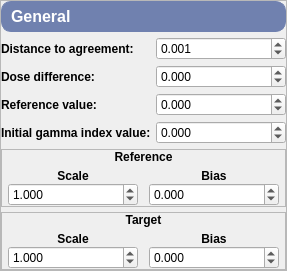
              <widget class="QFrame" name="generalFrame">
               <property name="sizePolicy">
                <sizepolicy hsizetype="Preferred" vsizetype="Preferred">
                 <horstretch>0</horstretch>
                 <verstretch>0</verstretch>
                </sizepolicy>
               </property>
               <property name="frameShape">
                <enum>QFrame::StyledPanel</enum>
               </property>
               <property name="frameShadow">
                <enum>QFrame::Raised</enum>
               </property>
               <layout class="QVBoxLayout" name="verticalLayout_8">
                <property name="spacing">
                 <number>5</number>
                </property>
                <property name="leftMargin">
                 <number>0</number>
                </property>
                <property name="topMargin">
                 <number>0</number>
                </property>
                <property name="rightMargin">
                 <number>0</number>
                </property>
                <property name="bottomMargin">
                 <number>0</number>
                </property>
                <item>
                 <widget class="QLabel" name="generalLabel">
                  <property name="font">
                   <font>
                    <pointsize>12</pointsize>
                    <weight>75</weight>
                    <bold>true</bold>
                   </font>
                  </property>
                  <property name="styleSheet">
                   <string notr="true">QLabel{
    qproperty-alignment: AlignCenter;
	border: 1px solid #7081AF;
	border-radius: 10px;
	background-color: #7081AF;
	padding: 5px 5px;
	color: rgb(255, 255, 255);
	max-height: 25px;
}</string>
                  </property>
                  <property name="text">
                   <string>General</string>
                  </property>
                 </widget>
                </item>
                <item>
                 <layout class="QHBoxLayout" name="distanceToAgreementFrame">
                  <property name="spacing">
                   <number>5</number>
                  </property>
                  <item>
                   <widget class="QLabel" name="distanceToAgreementLabel">
                    <property name="font">
                     <font>
                      <pointsize>9</pointsize>
                      <weight>75</weight>
                      <bold>true</bold>
                     </font>
                    </property>
                    <property name="text">
                     <string>Distance to agreement:</string>
                    </property>
                    <property name="alignment">
                     <set>Qt::AlignLeading|Qt::AlignLeft|Qt::AlignVCenter</set>
                    </property>
                    <property name="buddy">
                     <cstring>distanceToAgreementSpinBox</cstring>
                    </property>
                   </widget>
                  </item>
                  <item>
                   <widget class="QDoubleSpinBox" name="distanceToAgreementSpinBox">
                    <property name="minimumSize">
                     <size>
                      <width>130</width>
                      <height>0</height>
                     </size>
                    </property>
                    <property name="maximumSize">
                     <size>
                      <width>130</width>
                      <height>16777215</height>
                     </size>
                    </property>
                    <property name="decimals">
                     <number>3</number>
                    </property>
                    <property name="minimum">
                     <double>0.000000000000000</double>
                    </property>
                    <property name="maximum">
                     <double>1000000.000000000000000</double>
                    </property>
                    <property name="stepType">
                     <enum>QAbstractSpinBox::AdaptiveDecimalStepType</enum>
                    </property>
                    <property name="value">
                     <double>0.001000000000000</double>
                    </property>
                   </widget>
                  </item>
                 </layout>
                </item>
                <item>
                 <layout class="QHBoxLayout" name="doseDifferenceLayout">
                  <property name="spacing">
                   <number>5</number>
                  </property>
                  <item>
                   <widget class="QLabel" name="doseDifferenceLabel">
                    <property name="font">
                     <font>
                      <pointsize>9</pointsize>
                      <weight>75</weight>
                      <bold>true</bold>
                     </font>
                    </property>
                    <property name="text">
                     <string>Dose difference:</string>
                    </property>
                    <property name="alignment">
                     <set>Qt::AlignLeading|Qt::AlignLeft|Qt::AlignVCenter</set>
                    </property>
                    <property name="buddy">
                     <cstring>doseDifferenceSpinBox</cstring>
                    </property>
                   </widget>
                  </item>
                  <item>
                   <widget class="QDoubleSpinBox" name="doseDifferenceSpinBox">
                    <property name="minimumSize">
                     <size>
                      <width>130</width>
                      <height>0</height>
                     </size>
                    </property>
                    <property name="maximumSize">
                     <size>
                      <width>130</width>
                      <height>16777215</height>
                     </size>
                    </property>
                    <property name="decimals">
                     <number>3</number>
                    </property>
                    <property name="minimum">
                     <double>-1000000.000000000000000</double>
                    </property>
                    <property name="maximum">
                     <double>1000000.000000000000000</double>
                    </property>
                    <property name="stepType">
                     <enum>QAbstractSpinBox::AdaptiveDecimalStepType</enum>
                    </property>
                   </widget>
                  </item>
                 </layout>
                </item>
                <item>
                 <layout class="QHBoxLayout" name="referenceValueLayout">
                  <property name="spacing">
                   <number>5</number>
                  </property>
                  <item>
                   <widget class="QLabel" name="referenceValueLabel">
                    <property name="font">
                     <font>
                      <pointsize>9</pointsize>
                      <weight>75</weight>
                      <bold>true</bold>
                     </font>
                    </property>
                    <property name="text">
                     <string>Reference value:</string>
                    </property>
                    <property name="alignment">
                     <set>Qt::AlignLeading|Qt::AlignLeft|Qt::AlignVCenter</set>
                    </property>
                    <property name="buddy">
                     <cstring>referenceValueSpinBox</cstring>
                    </property>
                   </widget>
                  </item>
                  <item>
                   <widget class="QDoubleSpinBox" name="referenceValueSpinBox">
                    <property name="minimumSize">
                     <size>
                      <width>130</width>
                      <height>0</height>
                     </size>
                    </property>
                    <property name="maximumSize">
                     <size>
                      <width>130</width>
                      <height>16777215</height>
                     </size>
                    </property>
                    <property name="decimals">
                     <number>3</number>
                    </property>
                    <property name="minimum">
                     <double>-1000000.000000000000000</double>
                    </property>
                    <property name="maximum">
                     <double>1000000.000000000000000</double>
                    </property>
                    <property name="stepType">
                     <enum>QAbstractSpinBox::AdaptiveDecimalStepType</enum>
                    </property>
                   </widget>
                  </item>
                 </layout>
                </item>
                <item>
                 <layout class="QHBoxLayout" name="initialGammaIndexValueLayout">
                  <property name="spacing">
                   <number>5</number>
                  </property>
                  <item>
                   <widget class="QLabel" name="initialGammaIndexValueLabel">
                    <property name="font">
                     <font>
                      <pointsize>9</pointsize>
                      <weight>75</weight>
                      <bold>true</bold>
                     </font>
                    </property>
                    <property name="text">
                     <string>Initial gamma index value:</string>
                    </property>
                    <property name="alignment">
                     <set>Qt::AlignLeading|Qt::AlignLeft|Qt::AlignVCenter</set>
                    </property>
                    <property name="buddy">
                     <cstring>initialGammaIndexValueSpinBox</cstring>
                    </property>
                   </widget>
                  </item>
                  <item>
                   <widget class="QDoubleSpinBox" name="initialGammaIndexValueSpinBox">
                    <property name="minimumSize">
                     <size>
                      <width>130</width>
                      <height>0</height>
                     </size>
                    </property>
                    <property name="maximumSize">
                     <size>
                      <width>130</width>
                      <height>16777215</height>
                     </size>
                    </property>
                    <property name="decimals">
                     <number>3</number>
                    </property>
                    <property name="minimum">
                     <double>-1000000.000000000000000</double>
                    </property>
                    <property name="maximum">
                     <double>1000000.000000000000000</double>
                    </property>
                    <property name="stepType">
                     <enum>QAbstractSpinBox::AdaptiveDecimalStepType</enum>
                    </property>
                   </widget>
                  </item>
                 </layout>
                </item>
                <item>
                 <widget class="QFrame" name="referenceScaleBiasFrame">
                  <property name="frameShape">
                   <enum>QFrame::StyledPanel</enum>
                  </property>
                  <property name="frameShadow">
                   <enum>QFrame::Raised</enum>
                  </property>
                  <layout class="QVBoxLayout" name="verticalLayout_7">
                   <property name="spacing">
                    <number>5</number>
                   </property>
                   <property name="leftMargin">
                    <number>0</number>
                   </property>
                   <property name="topMargin">
                    <number>0</number>
                   </property>
                   <property name="rightMargin">
                    <number>0</number>
                   </property>
                   <property name="bottomMargin">
                    <number>0</number>
                   </property>
                   <item>
                    <widget class="QLabel" name="referenceLabel">
                     <property name="sizePolicy">
                      <sizepolicy hsizetype="Minimum" vsizetype="Preferred">
                       <horstretch>0</horstretch>
                       <verstretch>0</verstretch>
                      </sizepolicy>
                     </property>
                     <property name="font">
                      <font>
                       <pointsize>9</pointsize>
                       <weight>75</weight>
                       <bold>true</bold>
                      </font>
                     </property>
                     <property name="text">
                      <string>Reference</string>
                     </property>
                     <property name="alignment">
                      <set>Qt::AlignCenter</set>
                     </property>
                    </widget>
                   </item>
                   <item>
                    <layout class="QGridLayout" name="referenceScaleBiasLayout">
                     <property name="sizeConstraint">
                      <enum>QLayout::SetDefaultConstraint</enum>
                     </property>
                     <property name="horizontalSpacing">
                      <number>5</number>
                     </property>
                     <property name="verticalSpacing">
                      <number>0</number>
                     </property>
                     <item row="1" column="1">
                      <widget class="QDoubleSpinBox" name="referenceBiasSpinBox">
                       <property name="minimumSize">
                        <size>
                         <width>130</width>
                         <height>0</height>
                        </size>
                       </property>
                       <property name="maximumSize">
                        <size>
                         <width>130</width>
                         <height>16777215</height>
                        </size>
                       </property>
                       <property name="decimals">
                        <number>3</number>
                       </property>
                       <property name="minimum">
                        <double>-1000000.000000000000000</double>
                       </property>
                       <property name="maximum">
                        <double>1000000.000000000000000</double>
                       </property>
                       <property name="stepType">
                        <enum>QAbstractSpinBox::AdaptiveDecimalStepType</enum>
                       </property>
                      </widget>
                     </item>
                     <item row="0" column="0">
                      <widget class="QLabel" name="referenceScaleLabel">
                       <property name="sizePolicy">
                        <sizepolicy hsizetype="Preferred" vsizetype="Preferred">
                         <horstretch>130</horstretch>
                         <verstretch>0</verstretch>
                        </sizepolicy>
                       </property>
                       <property name="font">
                        <font>
                         <pointsize>9</pointsize>
                         <weight>75</weight>
                         <bold>true</bold>
                        </font>
                       </property>
                       <property name="text">
                        <string>Scale</string>
                       </property>
                       <property name="alignment">
                        <set>Qt::AlignCenter</set>
                       </property>
                       <property name="buddy">
                        <cstring>referenceScaleSpinBox</cstring>
                       </property>
                      </widget>
                     </item>
                     <item row="0" column="1">
                      <widget class="QLabel" name="referenceBiasLabel">
                       <property name="sizePolicy">
                        <sizepolicy hsizetype="Preferred" vsizetype="Preferred">
                         <horstretch>130</horstretch>
                         <verstretch>0</verstretch>
                        </sizepolicy>
                       </property>
                       <property name="font">
                        <font>
                         <pointsize>9</pointsize>
                         <weight>75</weight>
                         <bold>true</bold>
                        </font>
                       </property>
                       <property name="text">
                        <string>Bias</string>
                       </property>
                       <property name="alignment">
                        <set>Qt::AlignCenter</set>
                       </property>
                       <property name="buddy">
                        <cstring>referenceBiasSpinBox</cstring>
                       </property>
                      </widget>
                     </item>
                     <item row="1" column="0">
                      <widget class="QDoubleSpinBox" name="referenceScaleSpinBox">
                       <property name="minimumSize">
                        <size>
                         <width>130</width>
                         <height>0</height>
                        </size>
                       </property>
                       <property name="maximumSize">
                        <size>
                         <width>130</width>
                         <height>16777215</height>
                        </size>
                       </property>
                       <property name="decimals">
                        <number>3</number>
                       </property>
                       <property name="minimum">
                        <double>-1000000.000000000000000</double>
                       </property>
                       <property name="maximum">
                        <double>1000000.000000000000000</double>
                       </property>
                       <property name="stepType">
                        <enum>QAbstractSpinBox::AdaptiveDecimalStepType</enum>
                       </property>
                       <property name="value">
                        <double>1.000000000000000</double>
                       </property>
                      </widget>
                     </item>
                    </layout>
                   </item>
                  </layout>
                 </widget>
                </item>
                <item>
                 <widget class="QFrame" name="targetScaleBiasFrame">
                  <property name="frameShape">
                   <enum>QFrame::StyledPanel</enum>
                  </property>
                  <property name="frameShadow">
                   <enum>QFrame::Raised</enum>
                  </property>
                  <layout class="QVBoxLayout" name="verticalLayout_6">
                   <property name="spacing">
                    <number>5</number>
                   </property>
                   <property name="leftMargin">
                    <number>0</number>
                   </property>
                   <property name="topMargin">
                    <number>0</number>
                   </property>
                   <property name="rightMargin">
                    <number>0</number>
                   </property>
                   <property name="bottomMargin">
                    <number>0</number>
                   </property>
                   <item>
                    <widget class="QLabel" name="targetLabel">
                     <property name="sizePolicy">
                      <sizepolicy hsizetype="Minimum" vsizetype="Preferred">
                       <horstretch>0</horstretch>
                       <verstretch>0</verstretch>
                      </sizepolicy>
                     </property>
                     <property name="font">
                      <font>
                       <pointsize>9</pointsize>
                       <weight>75</weight>
                       <bold>true</bold>
                      </font>
                     </property>
                     <property name="text">
                      <string>Target</string>
                     </property>
                     <property name="alignment">
                      <set>Qt::AlignCenter</set>
                     </property>
                    </widget>
                   </item>
                   <item>
                    <layout class="QGridLayout" name="targetScaleBiasLayout">
                     <property name="horizontalSpacing">
                      <number>5</number>
                     </property>
                     <property name="verticalSpacing">
                      <number>0</number>
                     </property>
                     <item row="1" column="1">
                      <widget class="QDoubleSpinBox" name="targetBiasSpinBox">
                       <property name="minimumSize">
                        <size>
                         <width>130</width>
                         <height>0</height>
                        </size>
                       </property>
                       <property name="maximumSize">
                        <size>
                         <width>130</width>
                         <height>16777215</height>
                        </size>
                       </property>
                       <property name="decimals">
                        <number>3</number>
                       </property>
                       <property name="minimum">
                        <double>-1000000.000000000000000</double>
                       </property>
                       <property name="maximum">
                        <double>1000000.000000000000000</double>
                       </property>
                       <property name="stepType">
                        <enum>QAbstractSpinBox::AdaptiveDecimalStepType</enum>
                       </property>
                      </widget>
                     </item>
                     <item row="0" column="0">
                      <widget class="QLabel" name="targetScaleLabel">
                       <property name="sizePolicy">
                        <sizepolicy hsizetype="Preferred" vsizetype="Preferred">
                         <horstretch>130</horstretch>
                         <verstretch>0</verstretch>
                        </sizepolicy>
                       </property>
                       <property name="font">
                        <font>
                         <pointsize>9</pointsize>
                         <weight>75</weight>
                         <bold>true</bold>
                        </font>
                       </property>
                       <property name="text">
                        <string>Scale</string>
                       </property>
                       <property name="alignment">
                        <set>Qt::AlignCenter</set>
                       </property>
                       <property name="buddy">
                        <cstring>targetScaleSpinBox</cstring>
                       </property>
                      </widget>
                     </item>
                     <item row="0" column="1">
                      <widget class="QLabel" name="targetBiasLabel">
                       <property name="sizePolicy">
                        <sizepolicy hsizetype="Preferred" vsizetype="Preferred">
                         <horstretch>130</horstretch>
                         <verstretch>0</verstretch>
                        </sizepolicy>
                       </property>
                       <property name="font">
                        <font>
                         <pointsize>9</pointsize>
                         <weight>75</weight>
                         <bold>true</bold>
                        </font>
                       </property>
                       <property name="text">
                        <string>Bias</string>
                       </property>
                       <property name="alignment">
                        <set>Qt::AlignCenter</set>
                       </property>
                       <property name="buddy">
                        <cstring>targetBiasSpinBox</cstring>
                       </property>
                      </widget>
                     </item>
                     <item row="1" column="0">
                      <widget class="QDoubleSpinBox" name="targetScaleSpinBox">
                       <property name="minimumSize">
                        <size>
                         <width>130</width>
                         <height>0</height>
                        </size>
                       </property>
                       <property name="maximumSize">
                        <size>
                         <width>130</width>
                         <height>16777215</height>
                        </size>
                       </property>
                       <property name="decimals">
                        <number>3</number>
                       </property>
                       <property name="minimum">
                        <double>-1000000.000000000000000</double>
                       </property>
                       <property name="maximum">
                        <double>1000000.000000000000000</double>
                       </property>
                       <property name="stepType">
                        <enum>QAbstractSpinBox::AdaptiveDecimalStepType</enum>
                       </property>
                       <property name="value">
                        <double>1.000000000000000</double>
                       </property>
                      </widget>
                     </item>
                    </layout>
                   </item>
                  </layout>
                 </widget>
                </item>
                <item>
                 <spacer name="generalBottomSpacer">
                  <property name="orientation">
                   <enum>Qt::Vertical</enum>
                  </property>
                  <property name="sizeHint" stdset="0">
                   <size>
                    <width>20</width>
                    <height>0</height>
                   </size>
                  </property>
                 </spacer>
                </item>
               </layout>
              </widget>
